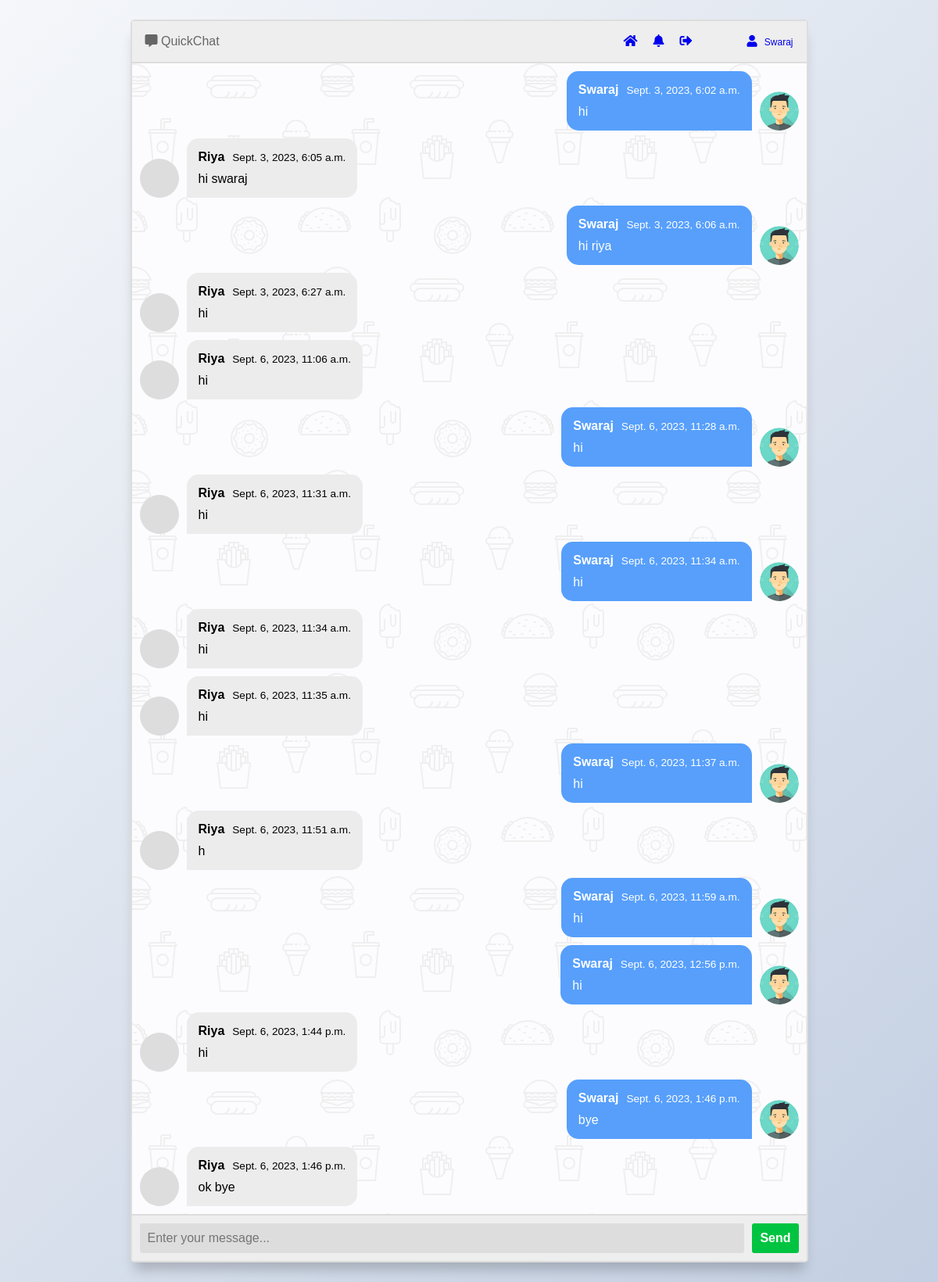
The app's page /9/ (signed in) with its own data.
### chatapp/models.py (models this page shows, shortened)
class ChatMessage(models.Model):
    sender=models.ForeignKey(User,on_delete=models.CASCADE,related_name='sent_messages')
    receiver=models.ForeignKey(User,on_delete=models.CASCADE,related_name='received_messages')
    message=models.TextField()
    timestamp=models.DateTimeField(auto_now_add=True,blank=True,null=True)
    seen=models.BooleanField(default=False)

class UserProfile(models.Model):
    user=models.OneToOneField(User,on_delete=models.CASCADE,related_name='profile')
    email=models.CharField(max_length=100,blank=True,null=True)
    first_name=models.CharField(max_length=100,blank=True,null=True)
    last_name=models.CharField(max_length=100,blank=True,null=True)
    profile_pic=models.ImageField(upload_to='profile',blank=True,null=True)
    friends=models.ManyToManyField(User,blank=True,null=True,related_name='friends')

### chatapp/views.py (the view)
# urls.py: path('<int:user_id>/',chat_window,name='chat_window'),
@login_required
def chat_window(request,user_id):
    sender=request.user
    receiver=User.objects.get(pk=user_id)
    received_messages=list(request.user.received_messages.filter(sender=receiver))
    sent_messages=list(request.user.sent_messages.filter(receiver=receiver))
    all_messages=received_messages+sent_messages
    all_messages.sort(key=lambda x:x.timestamp)
    return render(request,'chat_window.html', {"other_user_id": user_id,'all_messages':all_messages})

### chatapp/templates/chat_window.html (shortened to what this page needs)
<!DOCTYPE html>
<html lang="en">
  {% load static %}
<head>
<link rel="stylesheet" href="https://cdnjs.cloudflare.com/ajax/libs/font-awesome/5.15.3/css/all.min.css">
<link href="{% static 'css/chat_window.css' %}" rel="stylesheet">
</head>
<body>
<section class="msger">
    <header class="msger-header">
      <div class="msger-header-title">
        <i class="fas fa-comment-alt"></i> QuickChat
      </div>
      <div class="msger-header-options">
        <a href="{% url 'index' %}"><i class="fas fa-home"></i></a>
        <a href="{% url 'notifications' %}"><i class="fas fa-bell animated-bell"></i></a>
        <a href="{% url 'logout' %}"><i class="fas fa-sign-out-alt"></i></a>
        <a href="{% url 'update_profile' %}" class="user-icon">
        <i class="fas fa-user"></i>
        <span class="username">{{request.user.first_name}}</span>
      </a>
      </div>
    </header>
    <main class="msger-chat">
      {% for message in all_messages %}
        {% if message.sender == request.user %}
          <div class="msg right-msg">
            <div class="msg-img" style="background-image: url({{ message.sender.profile.profile_pic.url }})"></div>
            <div class="msg-bubble">
              <div class="msg-info">
                <div class="msg-info-name">{{ message.sender.first_name }}</div>
                <div class="msg-info-time">{{ message.timestamp }}</div>
              </div>
              <div class="msg-text">
                {{ message.message }}
              </div>
            </div>
          </div>
        {% else %}
          <div class="msg left-msg">
            <div class="msg-img" style="background-image: url({{ message.sender.profile.profile_pic.url }})"></div>
            <div class="msg-bubble">
              <div class="msg-info">
                <div class="msg-info-name">{{ message.sender.first_name }}</div>
                <div class="msg-info-time">{{ message.timestamp }}</div>
              </div>
              <div class="msg-text">
                {{ message.message }}
              </div>
            </div>
          </div>
        {% endif %}
      {% endfor %}
    </main>
    <form class="msger-inputarea">
      <input type="text" class="msger-input" placeholder="Enter your message...">
      <button type="submit" class="msger-send-btn">Send</button>
    </form>
  </section>
</body>
</html>

### chatapp/static/css/chat_window.css (style rules this page uses)
:root { --body-bg: linear-gradient(135deg, #f5f7fa 0%, #c3cfe2 100%); --msger-bg: #fff; --border: 2px solid #ddd; --left-msg-bg: #ececec; --right-msg-bg: #579ffb; }
html { box-sizing: border-box; }
*, *:before, *:after { margin: 0; padding: 0; box-sizing: inherit; }
body { display: flex; justify-content: center; align-items: center; height: 100vh; background-image: var(--body-bg); font-family: Helvetica, sans-serif; }
.msger { display: flex; flex-flow: column wrap; justify-content: space-between; width: 100%; max-width: 867px; margin: 25px 10px; height: calc(100% - 50px); border: var(--border); border-radius: 5px; background: var(--msger-bg); box-shadow: 0 15px 15px -5px rgba(0, 0, 0, 0.2); }
.msger-header-options { display: flex; gap: 20px; }
.user-icon { font-size: 15px; margin-left: 50px; text-decoration: none; }
.username { font-size: 12px; padding-left: 5px; }
.animated-bell { animation: bellAnimation 0.5s infinite alternate; }
.msger-header { display: flex; justify-content: space-between; padding: 17px; border-bottom: var(--border); background: #eee; color: #666; }
.msger-chat { flex: 1; overflow-y: auto; padding: 10px; position: relative; }
.msg { display: flex; align-items: flex-end; margin-bottom: 10px; }
.msg:last-of-type { margin: 0; }
.msg-img { width: 50px; height: 50px; margin-right: 10px; background: #ddd; background-repeat: no-repeat; background-position: center; background-size: cover; border-radius: 50%; }
.msg-bubble { max-width: 450px; padding: 15px; border-radius: 15px; background: var(--left-msg-bg); }
.msg-info { display: flex; justify-content: space-between; align-items: center; margin-bottom: 10px; }
.msg-info-name { margin-right: 10px; font-weight: bold; }
.msg-info-time { font-size: 0.85em; }
.left-msg .msg-bubble { border-bottom-left-radius: 0; }
.right-msg { flex-direction: row-reverse; }
.right-msg .msg-bubble { background: var(--right-msg-bg); color: #fff; border-bottom-right-radius: 0; }
.right-msg .msg-img { margin: 0 0 0 10px; }
.msger-inputarea { display: flex; padding: 10px; border-top: var(--border); background: #eee; }
.msger-inputarea * { padding: 10px; border: none; border-radius: 3px; font-size: 1em; }
.msger-input { flex: 1; background: #ddd; }
.msger-send-btn { margin-left: 10px; background: rgb(0, 196, 65); color: #fff; font-weight: bold; cursor: pointer; transition: background 0.23s; }
.msger-chat { background-color: #fcfcfe; }

### records on screen
ChatMessage: sender.profile.profile_pic (picture), sender.first_name "Swaraj", timestamp "Sept. 3, 2023, 6:02 a.m.", message "hi"
ChatMessage: sender.first_name "Riya", timestamp "Sept. 3, 2023, 6:05 a.m.", message "hi swaraj"
ChatMessage: sender.profile.profile_pic (picture), sender.first_name "Swaraj", timestamp "Sept. 3, 2023, 6:06 a.m.", message "hi riya"
ChatMessage: sender.first_name "Riya", timestamp "Sept. 3, 2023, 6:27 a.m.", message "hi"
ChatMessage: sender.first_name "Riya", timestamp "Sept. 6, 2023, 11:06 a.m.", message "hi"
ChatMessage: sender.profile.profile_pic (picture), sender.first_name "Swaraj", timestamp "Sept. 6, 2023, 11:28 a.m.", message "hi"
ChatMessage: sender.first_name "Riya", timestamp "Sept. 6, 2023, 11:31 a.m.", message "hi"
ChatMessage: sender.profile.profile_pic (picture), sender.first_name "Swaraj", timestamp "Sept. 6, 2023, 11:34 a.m.", message "hi"
ChatMessage: sender.first_name "Riya", timestamp "Sept. 6, 2023, 11:34 a.m.", message "hi"
ChatMessage: sender.first_name "Riya", timestamp "Sept. 6, 2023, 11:35 a.m.", message "hi"
ChatMessage: sender.profile.profile_pic (picture), sender.first_name "Swaraj", timestamp "Sept. 6, 2023, 11:37 a.m.", message "hi"
ChatMessage: sender.first_name "Riya", timestamp "Sept. 6, 2023, 11:51 a.m.", message "h"
ChatMessage: sender.profile.profile_pic (picture), sender.first_name "Swaraj", timestamp "Sept. 6, 2023, 11:59 a.m.", message "hi"
ChatMessage: sender.profile.profile_pic (picture), sender.first_name "Swaraj", timestamp "Sept. 6, 2023, 12:56 p.m.", message "hi"
ChatMessage: sender.first_name "Riya", timestamp "Sept. 6, 2023, 1:44 p.m.", message "hi"
ChatMessage: sender.profile.profile_pic (picture), sender.first_name "Swaraj", timestamp "Sept. 6, 2023, 1:46 p.m.", message "bye"
ChatMessage: sender.first_name "Riya", timestamp "Sept. 6, 2023, 1:46 p.m.", message "ok bye"

### other values on screen
{{ request.user.first_name }} "Swaraj"
